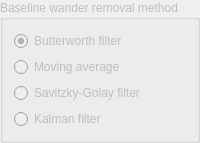
             <widget class="QGroupBox" name="baselineGroupBox">
              <property name="enabled">
               <bool>false</bool>
              </property>
              <property name="sizePolicy">
               <sizepolicy hsizetype="Preferred" vsizetype="Fixed">
                <horstretch>0</horstretch>
                <verstretch>0</verstretch>
               </sizepolicy>
              </property>
              <property name="title">
               <string>Baseline wander removal method</string>
              </property>
              <layout class="QVBoxLayout" name="verticalLayout_17">
               <item>
                <widget class="QRadioButton" name="butterworthRadioButton">
                 <property name="text">
                  <string>Butterworth filter</string>
                 </property>
                 <property name="checked">
                  <bool>true</bool>
                 </property>
                </widget>
               </item>
               <item>
                <widget class="QRadioButton" name="movingAverageRadioButton">
                 <property name="text">
                  <string>Moving average</string>
                 </property>
                </widget>
               </item>
               <item>
                <widget class="QRadioButton" name="savitzkyGolayRadioButton">
                 <property name="text">
                  <string>Savitzky-Golay filter</string>
                 </property>
                </widget>
               </item>
               <item>
                <widget class="QRadioButton" name="radioButton_5">
                 <property name="text">
                  <string>Kalman filter </string>
                 </property>
                </widget>
               </item>
              </layout>
             </widget>
